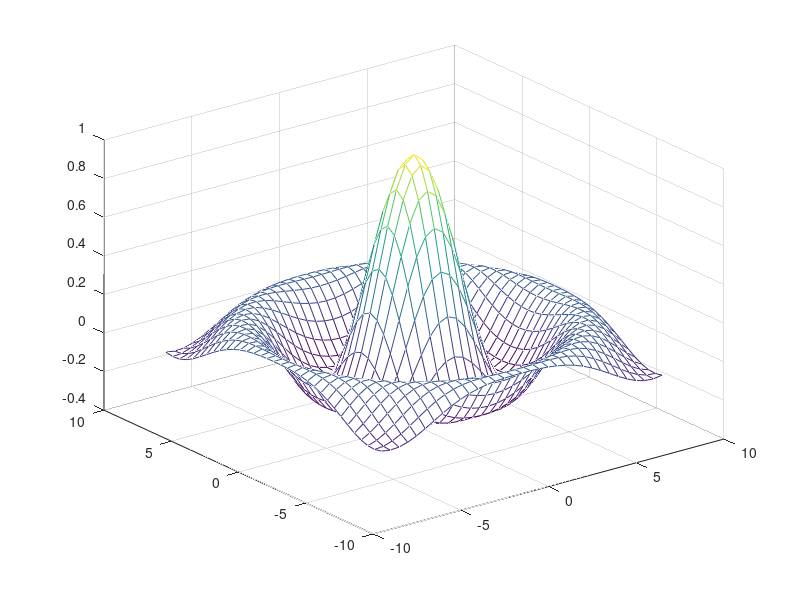
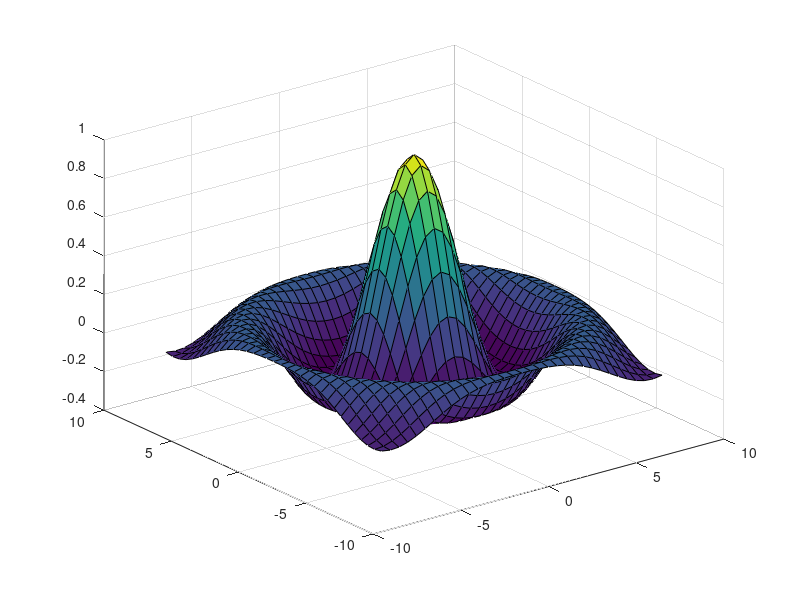

These charts were generated, in order, by the following MATLAB code:
[X,Y] = meshgrid(-8:.5:8);  %  .5即0.5
R = sqrt(X.^2 + Y.^2) + eps;
Z = sin(R)./R;
figure;
mesh(X,Y,Z);

figure;
surface(X,Y,Z);
view(3);
grid on
